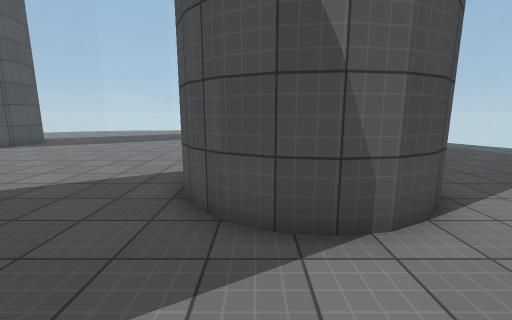
view 1 (above)

21 first-person views from a walk through a scene from a Unity 3-D project. The camera is 1.5 m above the floor, tilts 10° down and sees 90° across. The floor is counted in squares, 1 m on a side. Each view is taken from the middle of a square. On the plan, view 1 faces up. The plan holds only what a view shows up to about 13 squares ahead; the rest is blank. Surface patterns are stand-ins for the level's own textures.

view 2
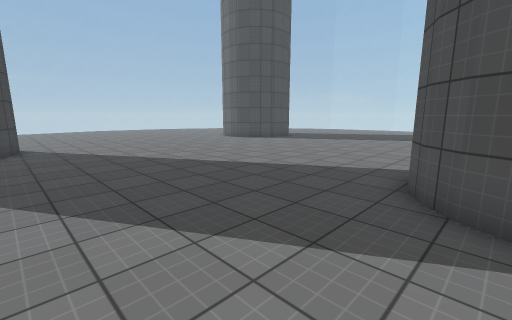

view 3
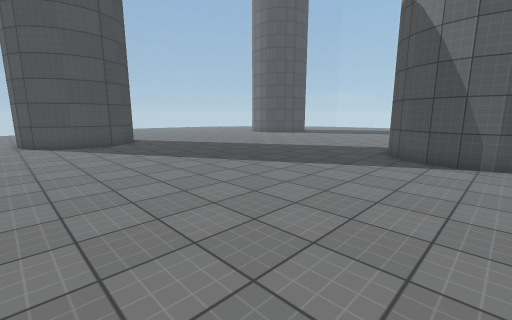

view 4
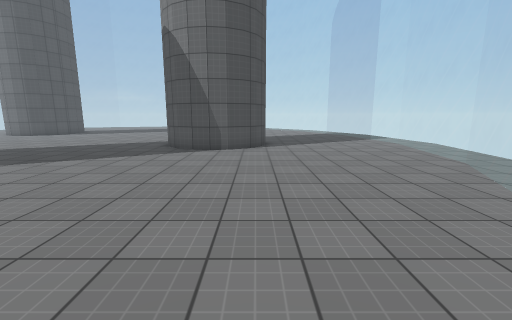

view 5
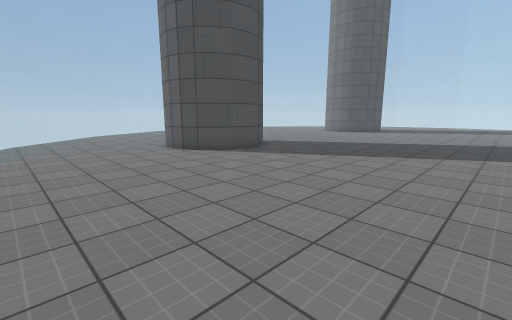

view 6
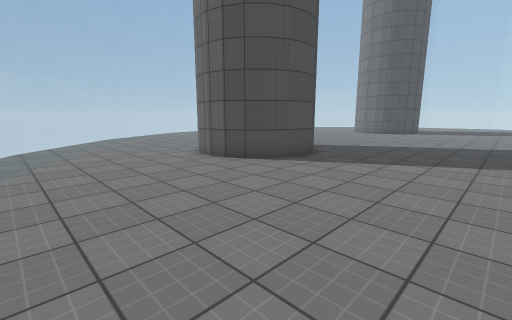

view 7
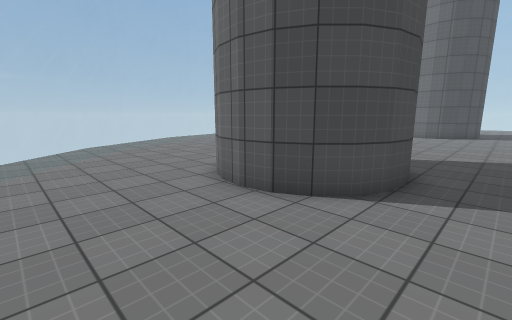

view 8
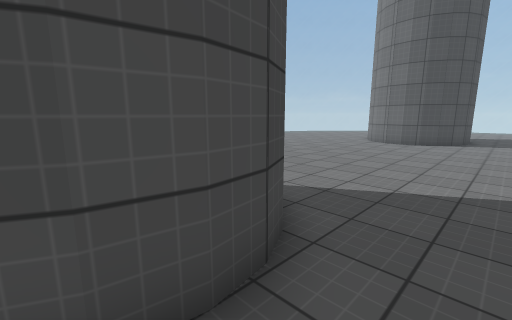

view 9
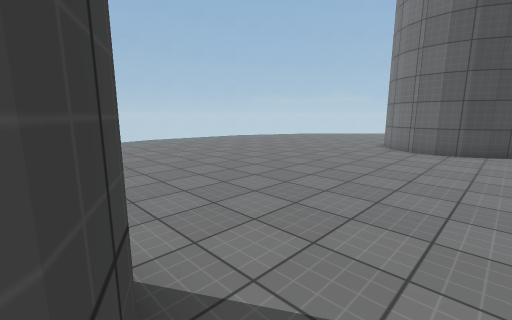

view 10
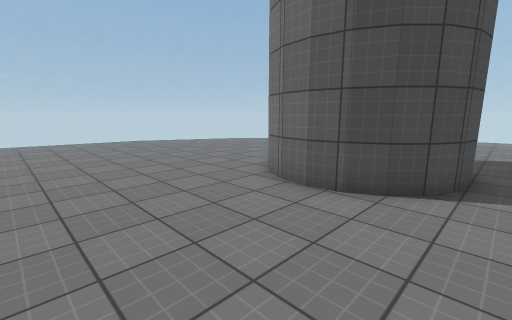

view 11
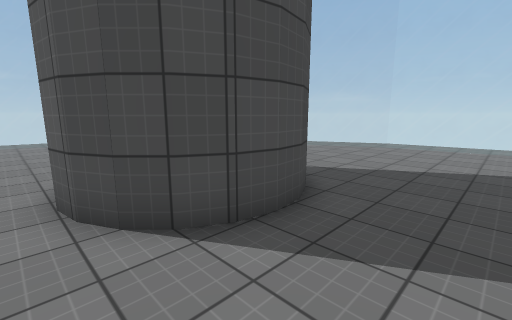

view 12
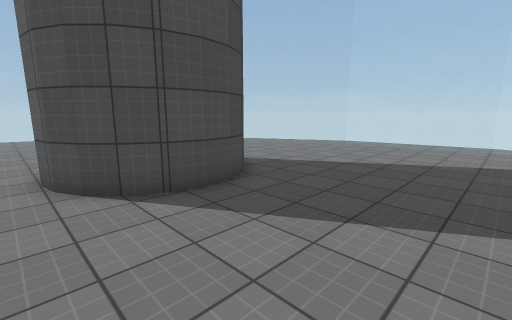

view 13
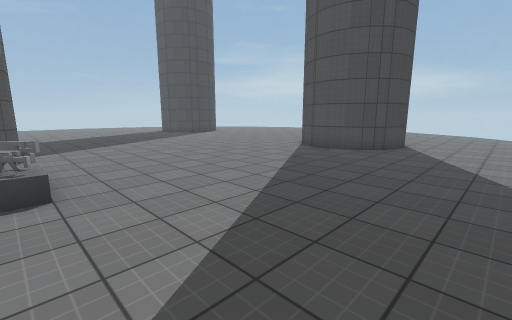

view 14
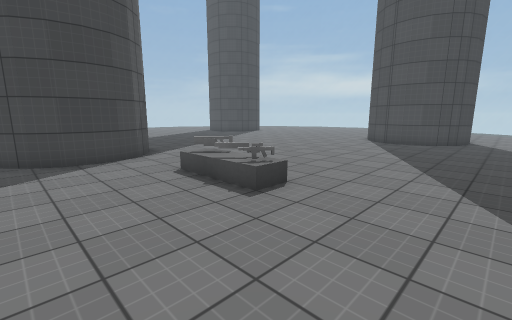

view 15
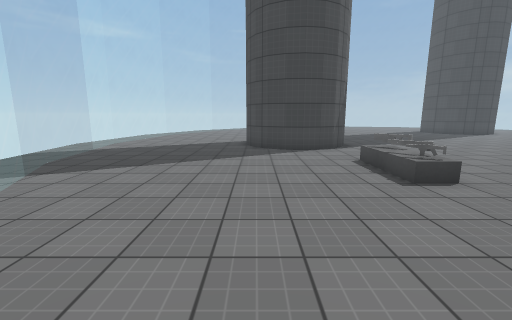

view 16
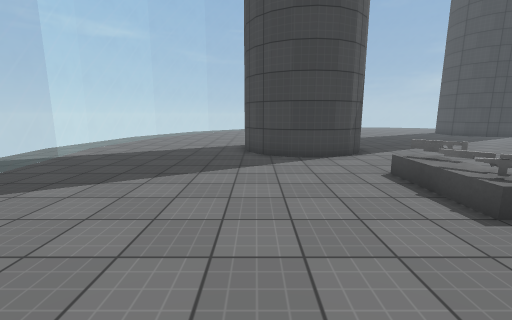

view 17
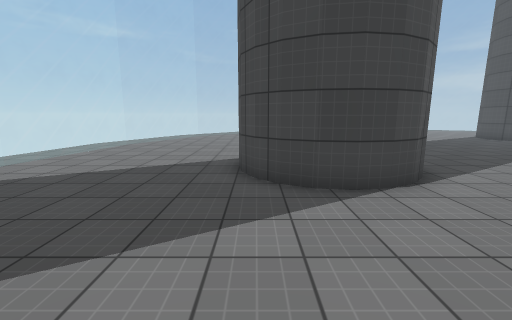

view 18
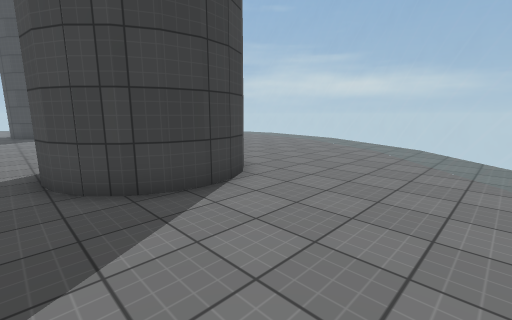

view 19
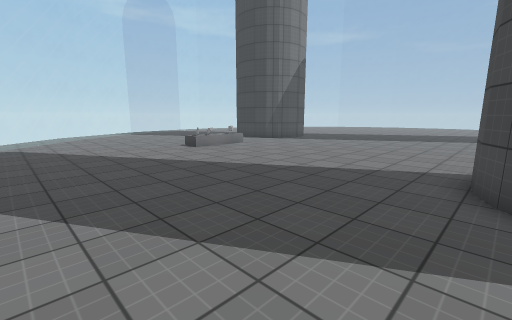

view 20
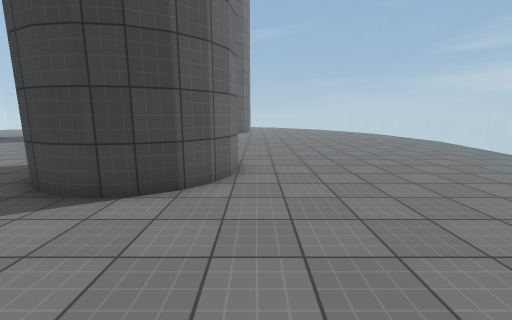

view 21
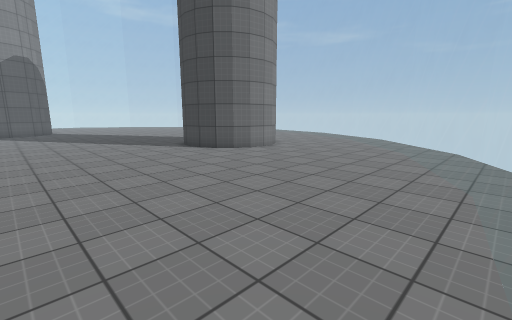

### Floor plan
Key: @ floor where view 1 was taken; # wall or solid block; . floor; / step, stairs or slope; = window, fence, low wall or low ledge.
Columns run from 27 left of view 1 to 12 right of it. Each row starts with its distance up from view 1.
 25                =====
 24               ======
 23              ======..
 22             ==.......
 21            =.........
 20      #====....................
 19     #====......................==
 18    #====........................
 17    ====..........................
 16    ===............................
 15    ==.......###....................
 14     =......## ##...................=
 13    =.......#   #........../.........===
 12    =.......## ##........../.........===
 11  ==.........###.........../..........=
 10  ==..................................==
  9 ===..................................===
  8 ===........................###.......===
  7 ===.......................#####......===
  6   ........................#   #.......==
  5    .......................#   #.......==
  4   =.......................#####......===
  3   =........................###.......===
  2   =..................................===
  1   =..................................===
  0   =........................@.........===
 -1   ==........###.....................==
 -2   ==.......## ##....................=
 -3   ===......#   #...................=
 -4   ===......## ##...................
 -5   #===......###...................
 -6    ====..........................
 -7    #====.................
 -8     #====................     .
 -9      #====...............
-10       #=====............
-11            ===......... .

Positions as (right, up) in squares from view 1, and headings:
1: (0, 0), facing up
2: (0, -1), facing up-left
3: (2, -6), facing up-left
4: (3, -8), facing up
5: (-3, -11), facing up-left
6: (-6, -11), facing up-left
7: (-10, -9), facing up-left
8: (-10, -4), facing up-left
9: (-12, -1), facing up-left
10: (-11, 6), facing up-left
11: (-9, 10), facing up-left
12: (-7, 10), facing up-left
13: (-1, 19), facing down-left
14: (3, 17), facing down-left
15: (3, 19), facing down
16: (3, 17), facing down
17: (3, 13), facing down
18: (-11, 20), facing down-left
19: (-12, 20), facing down-right
20: (-17, 20), facing down
21: (-25, 6), facing down-right
